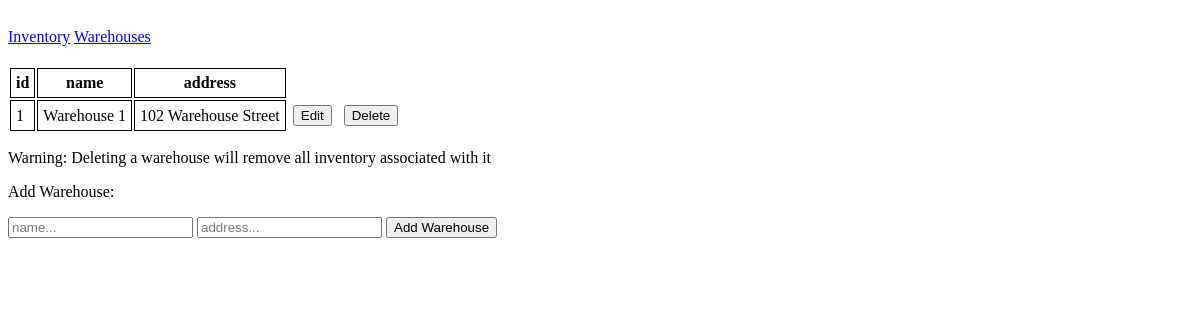
The page /warehouses on the database as committed earlier.
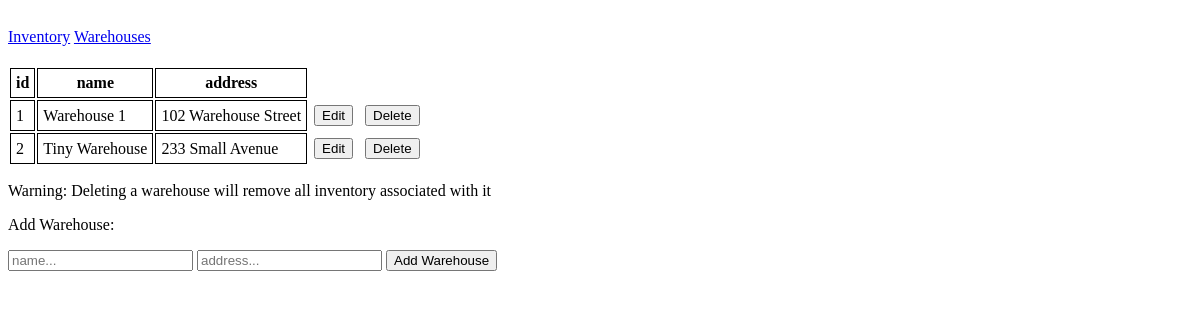
The same page on the database as committed later.
### app.py (models this page shows, shortened)
class Warehouse(db.Model):
    __tablename__ = "Warehouse"
    id = db.Column(db.Integer, primary_key = True, autoincrement = True)
    name = db.Column(db.String(100))
    address = db.Column(db.String(200))

### app.py (the view, shortened to what this page needs)
@app.route('/warehouses', methods = ['GET', 'POST'])
def warehouses():
    if request.method == 'GET':
        wh = db.engine.execute("SELECT * FROM warehouse").all()
        return render_template("warehouses.html", wh = wh)

### templates/warehouses.html (shortened to what this page needs)
{% extends "template.html" %}
{% block content%}
    <table>
        <tr>
            <th>id</th>
            <th>name</th>
            <th>address</th>
        </tr>
        {% for w in wh %}
        <tr>
            <td>{{w[0]}}</td>
            <td>{{w[1]}}</td>
            <td>{{w[2]}}</td>
            <td class = "no-border">
                <button class = "edit">Edit</button>
            </td>
            <td class = "no-border">
                <form action="warehousedelete" method = "post">
                    <button type = submit>Delete</button>
                </form>
            </td>
        </tr>
        {% endfor %}
    </table>
    <p>Warning: Deleting a warehouse will remove all inventory associated with it</p>
    <p>Add Warehouse:</p>
    <form  action="warehouses" method = "post">
        <input type="text" name="name" placeholder="name..." required>
        <input type="text" name="address" placeholder="address..." required>
        <button type = "submit">Add Warehouse</button>
    </form>
{% endblock %}

Rows that differ between the two databases and show on the page:
added Warehouse: id "2", name "Tiny Warehouse", address "233 Small Avenue"
